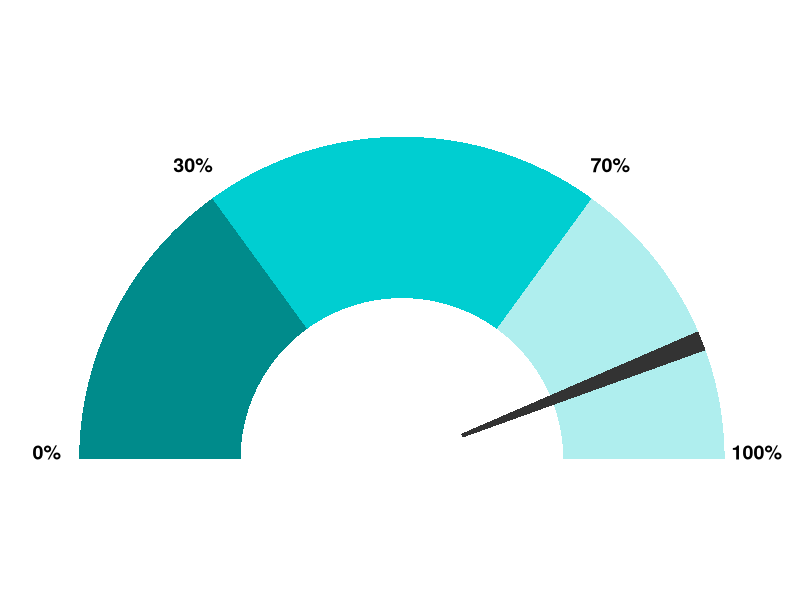

This figure's R source:
library(ggplot2)
gg.gauge <- function(pos,breaks=c(0,30,70,100)) {
  get.poly <- function(a,b,r1=0.5,r2=1.0) {
    th.start <- pi*(1-a/100)
    th.end   <- pi*(1-b/100)
    th       <- seq(th.start,th.end,length=100)
    x        <- c(r1*cos(th),rev(r2*cos(th)))
    y        <- c(r1*sin(th),rev(r2*sin(th)))
    return(data.frame(x,y))
  }
  ggplot()+ 
    geom_polygon(data=get.poly(breaks[1],breaks[2]),aes(x,y),fill="#008B8B")+
    geom_polygon(data=get.poly(breaks[2],breaks[3]),aes(x,y),fill="#00CED1")+
    geom_polygon(data=get.poly(breaks[3],breaks[4]),aes(x,y),fill="#AFEEEE")+
    geom_polygon(data=get.poly(pos-1,pos+1,0.2),aes(x,y))+
    geom_text(data=as.data.frame(breaks), size=5, fontface="bold", vjust=0,
              aes(x=1.1*cos(pi*(1-breaks/100)),y=1.1*sin(pi*(1-breaks/100)),label=paste0(breaks,"%")))+
    #annotate("text",x=0,y=0,label=pos,vjust=0,size=8,fontface="bold")+
    coord_fixed()+
    theme_bw()+
    theme(axis.text=element_blank(),
          axis.title=element_blank(),
          axis.ticks=element_blank(),
          panel.grid=element_blank(),
          panel.border=element_blank()) 
}


gg.gauge(0.88*100,breaks=c(0,30,70,100))
